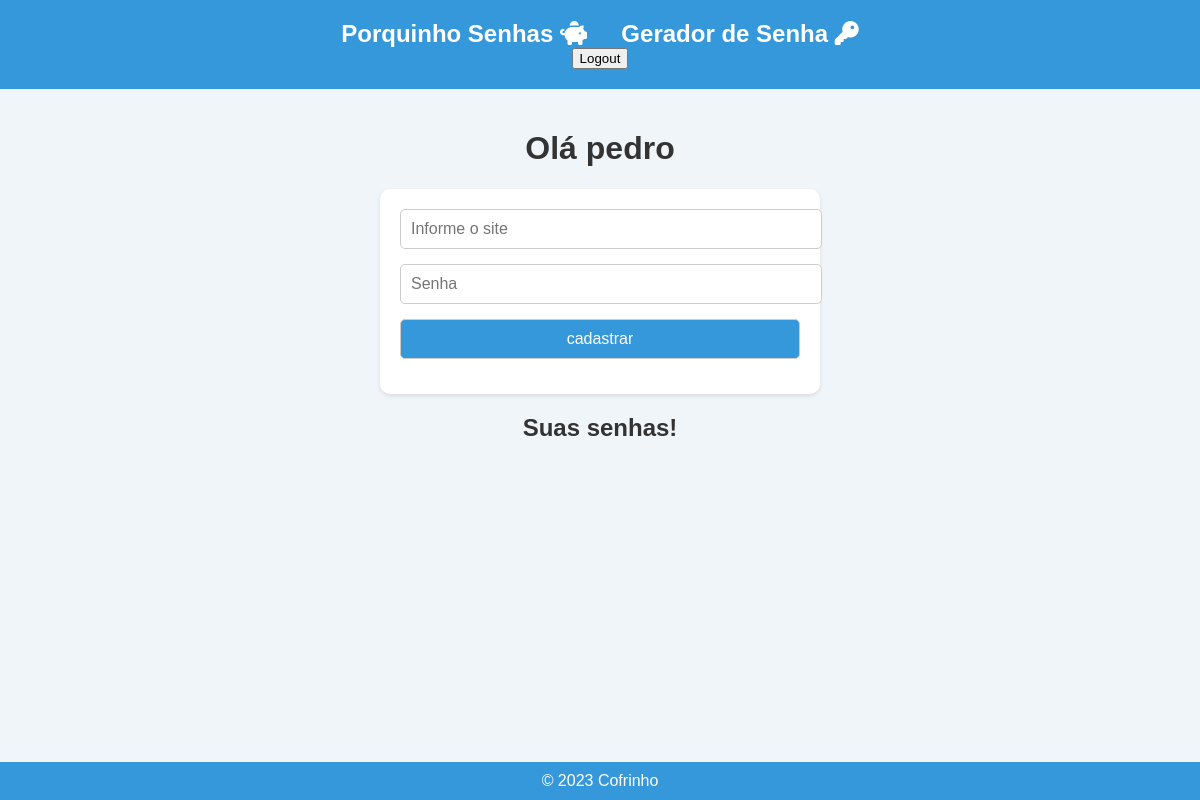
The page /plataforma/ (signed in) on the database as committed earlier.
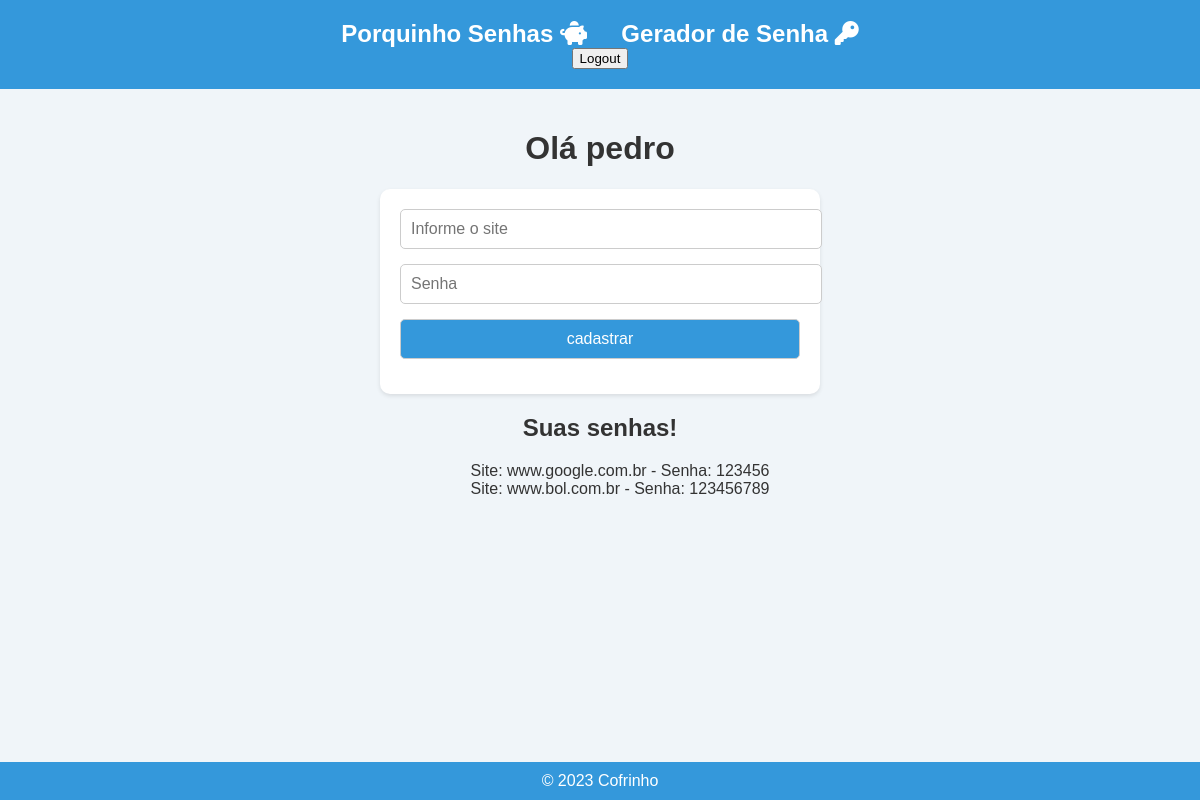
The same page on the database as committed later.
### core/models.py (models this page shows, shortened)
class Cofre(models.Model):
    usuario = models.ForeignKey(User, on_delete=models.CASCADE)
    site = models.CharField(max_length=300)
    senha = models.CharField(max_length=298)

### core/views.py (the view)
# urls.py: path('plataforma/', plataforma, name='plataforma'),
@login_required(login_url='login')
def plataforma(request):
    if request.method == 'POST':
        usuario = request.user
        site = request.POST['site']
        senha = request.POST['senha']
        cofre = Cofre(usuario=usuario, site=site, senha=senha)
        cofre.save()
    dados_do_usuario = Cofre.objects.filter(usuario=request.user)
    contexto = {
        'dados_do_usuario': dados_do_usuario,
        'nome': request.user,
    }
    return render(request, 'plataforma.html', contexto)

### core/templates/plataforma.html (shortened to what this page needs)
{% extends "base.html" %}
{% block conteudo %}
    <h1>Olá {{nome}}</h1>
    <div class="container">
        <form action="{% url 'plataforma' %}" method="POST" class="formulario">
            <input type="text" placeholder="Informe o site" name="site" id="site">
            <input type="password" placeholder="Senha" name="senha" id="senha">
            <input type="submit" value="cadastrar">
        </form>
    </div>
    <h2>Suas senhas!</h2>
    <ul>
        {% for dado in dados_do_usuario %}
            <li>Site: {{dado.site}} - Senha: {{dado.senha}}</li>
        {% endfor %}
    </ul>
{% endblock conteudo %}

Rows that differ between the two databases and show on the page:
added Cofre: site "www.google.com.br", senha "123456"
added Cofre: site "www.bol.com.br", senha "123456789"
